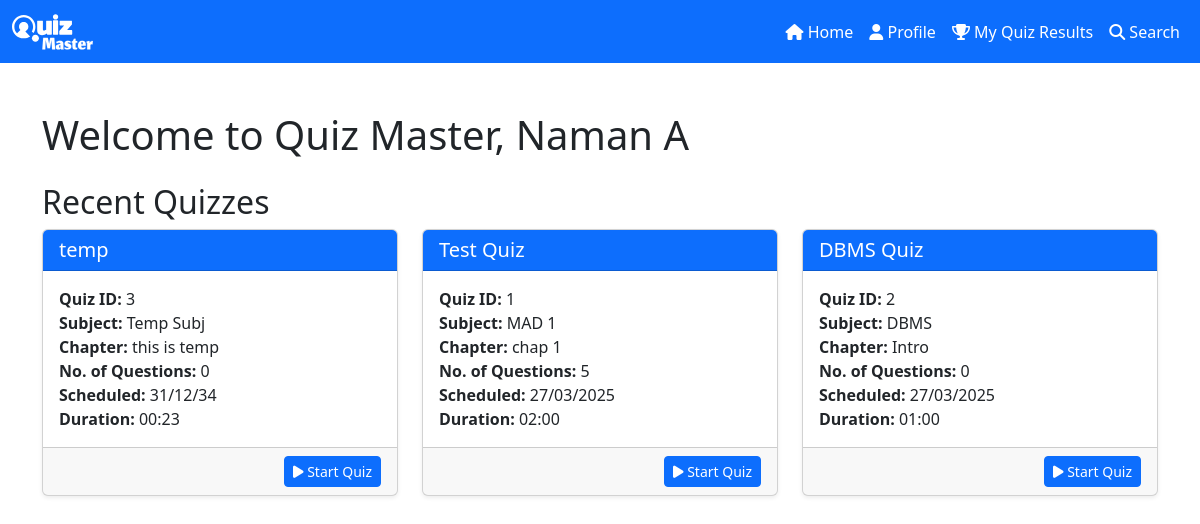
Before: /home (signed in) with the older database file.
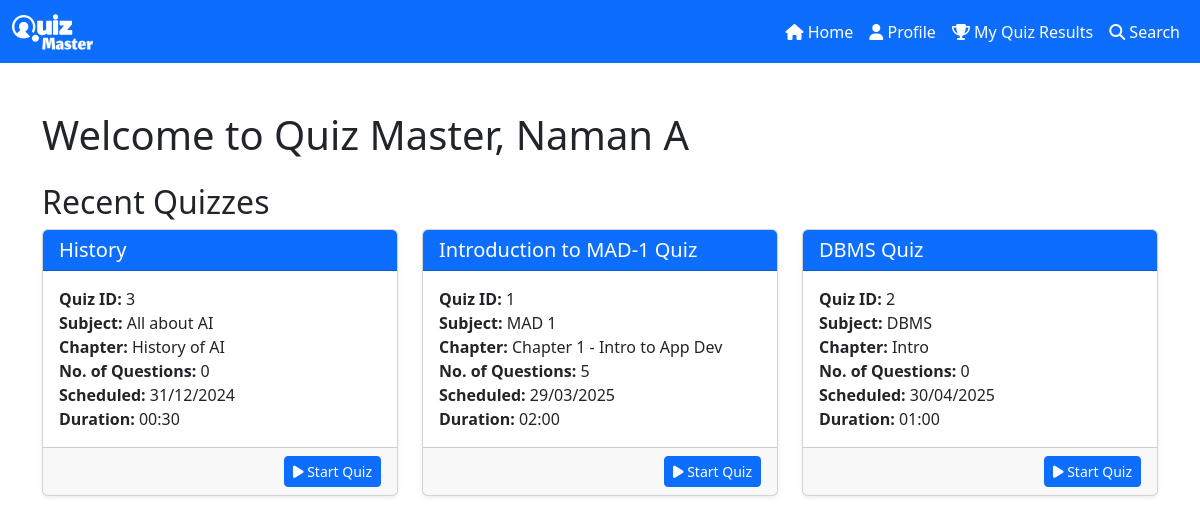
After: the same page with the newer database file.
### models.py (models this page shows)
class Quiz(db.Model):
    id = db.Column(db.Integer, primary_key=True, autoincrement=True)
    chapter_id = db.Column(db.Integer, db.ForeignKey("chapter.id"), nullable=False)
    name = db.Column(db.String(80), unique=True, nullable=False)
    description = db.Column(db.String(120), default="Not available")
    included_questions = db.relationship("Question", backref="quiz", lazy=True, cascade="all, delete-orphan")
    scores = db.relationship("Score", backref="quiz_record", lazy=True, cascade="all, delete-orphan")
    quiz_schedule_date = db.Column(db.DateTime, nullable=False)
    quiz_duration = db.Column(db.Integer, nullable=False)

class Subject(db.Model):
    id = db.Column(db.Integer, primary_key=True, autoincrement=True)
    name = db.Column(db.String(80), unique=True, nullable=False)
    description = db.Column(db.String(120), default="Not available")
    chapters = db.relationship("Chapter", backref="subject", lazy=True, cascade="all, delete-orphan")

class Chapter(db.Model):
    id = db.Column(db.Integer, primary_key=True, autoincrement=True)
    name = db.Column(db.String(80), unique=True, nullable=False)
    description = db.Column(db.String(120), default="Not available")
    subject_id = db.Column(db.Integer, db.ForeignKey("subject.id"), nullable=False)
    quizzes = db.relationship("Quiz", backref="chapter", lazy=True, cascade="all, delete-orphan")

### routes.py (the view)
    @app.route("/home")
    @auth_required
    def home():
        if "admin" in session and session["admin"] is True:
            return redirect(url_for("admin_home"))
        else:
            subject = Subject.query.all()
            user = User.query.get(session["user_id"])
            recent_quizzes = (
                Quiz.query.order_by(Quiz.quiz_schedule_date.asc()).limit(5).all()
            )
            if "quiz_responses" in session:
                session.pop("quiz_responses")
            return render_template(
                "user_dashboard/home.html",
                subject=subject,
                user=user,
                recent_quizzes=recent_quizzes,
            )

### templates/user_dashboard/home.html (shortened to what this page needs)
{% extends 'base.html' %}
{% block content %}
<div class="container mt-5">
    <h1 class="mb-4">Welcome to Quiz Master, {{ user.fullname }}</h1>
    <div class="recent-quizzes">
        <h2>Recent Quizzes</h2>
        {% if recent_quizzes %}
        <div class="row">
            {% for quiz in recent_quizzes %}
            <div class="col-md-4">
                <div class="card mb-4 shadow-sm">
                    <div class="card-header bg-primary text-white">
                        <h5 class="card-title mb-0">{{ quiz.name }}</h5>
                    </div>
                    <div class="card-body">
                        <p class="card-text">
                            <strong>Quiz ID:</strong> {{ quiz.id }}<br>
                            <strong>Subject:</strong> {{ quiz.chapter.subject.name }}<br>
                            <strong>Chapter:</strong> {{ quiz.chapter.name }}<br>
                            <strong>No. of Questions:</strong> {{ quiz.included_questions|length }}<br>
                            <strong>Scheduled:</strong> {{ quiz.quiz_schedule_date.strftime('%d/%m/%Y') }}<br>
                            <strong>Duration:</strong> {{ "%02d:%02d"|format(quiz.quiz_duration // 60,
                            quiz.quiz_duration % 60) }}
                        </p>
                    </div>
                    <div class="card-footer text-end">
                        <a href="{{ url_for('start_quiz', quiz_id=quiz.id) }}" class="btn btn-primary btn-sm">
                            <i class="fas fa-play"></i> Start Quiz
                        </a>
                    </div>
                </div>
            </div>
            {% endfor %}
        </div>
        {% else %}
        <p>No recent quizzes available.</p>
        {% endif %}
    </div>
</div>
{% endblock %}

Changed rows visible on the page:
changed Quiz id 3: name "temp" → "History"; chapter.subject.name "Temp Subj" → "All about AI"; chapter.name "this is temp" → "History of AI"; quiz_schedule_date "31/12/34" → "31/12/2024"; quiz_duration "00:23" → "00:30"
changed Quiz "MAD 1": name "Test Quiz" → "Introduction to MAD-1 Quiz"; chapter.name "chap 1" → "Chapter 1 - Intro to App Dev"; quiz_schedule_date "27/03/2025" → "29/03/2025"
changed Quiz "DBMS Quiz": quiz_schedule_date "27/03/2025" → "30/04/2025"
